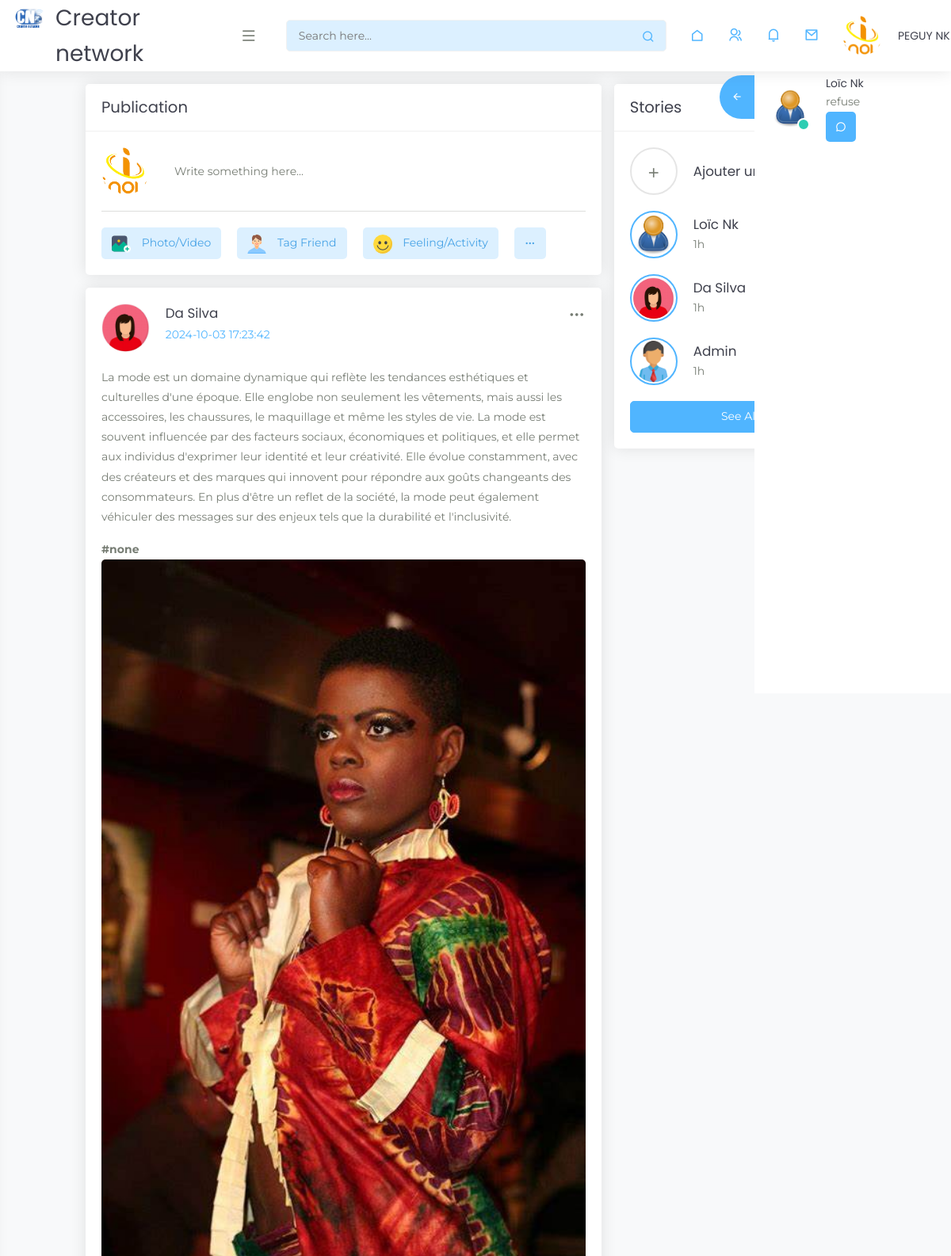
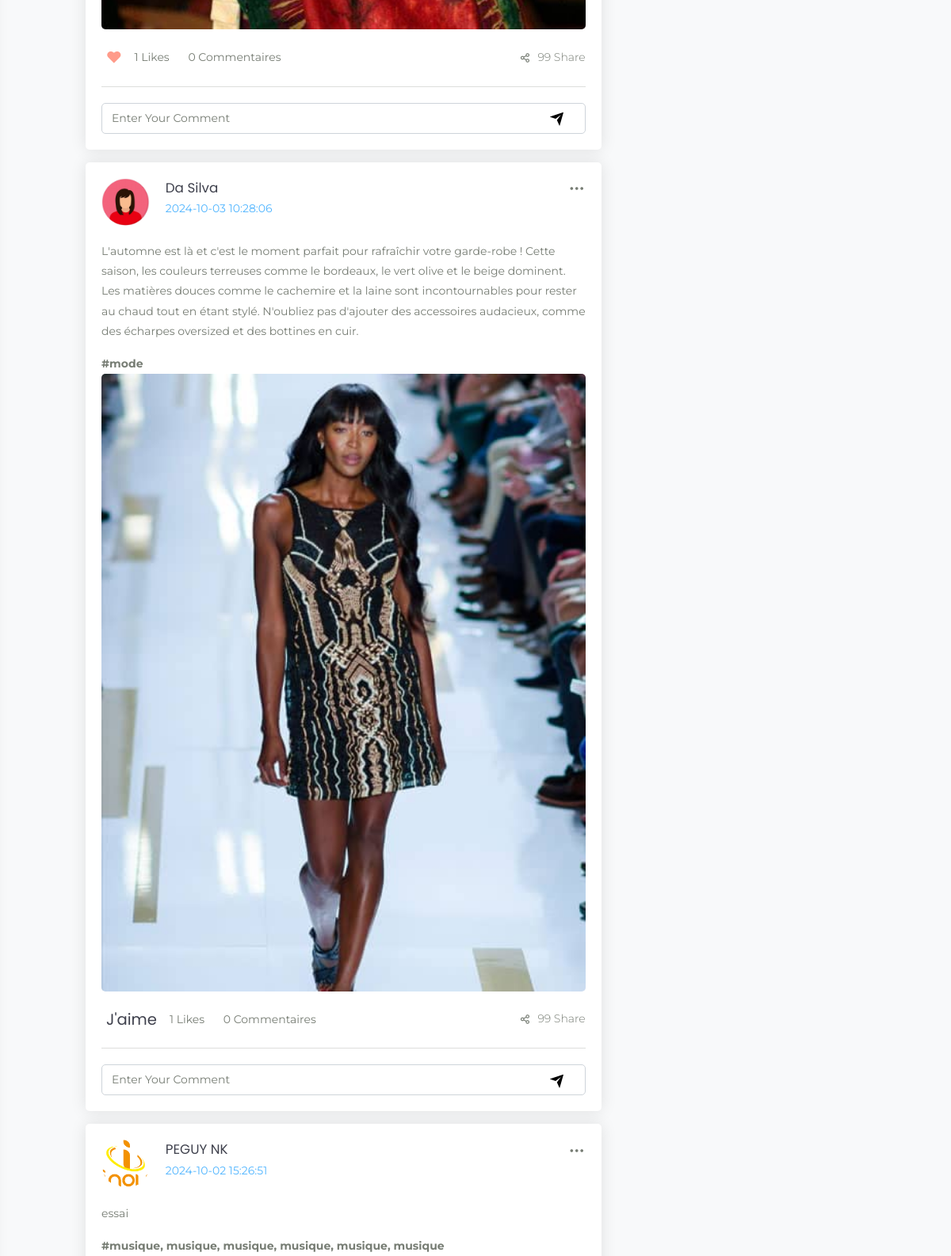
Page /index.php (signed in, upper part) on the committed database (2 pictures, top to bottom).
### tables this page shows
CREATE TABLE IF NOT EXISTS `demandes_amitie` (
  `id` int NOT NULL AUTO_INCREMENT,
  `id_demandeur` int NOT NULL,
  `id_destinataire` int NOT NULL,
  `statut` enum('en_attente','accepte','refuse') DEFAULT 'en_attente',
  `date_creation` datetime DEFAULT CURRENT_TIMESTAMP,
  PRIMARY KEY (`id`),
  KEY `id_demandeur` (`id_demandeur`),
  KEY `id_destinataire` (`id_destinataire`),
  CONSTRAINT `demandes_amitie_ibfk_1` FOREIGN KEY (`id_demandeur`) REFERENCES `createurs` (`id_user`),
  CONSTRAINT `demandes_amitie_ibfk_2` FOREIGN KEY (`id_destinataire`) REFERENCES `createurs` (`id_user`)
);

CREATE TABLE IF NOT EXISTS `createurs` (
  `id_user` int NOT NULL AUTO_INCREMENT,
  `nom` varchar(100) NOT NULL,
  `email` varchar(100) NOT NULL,
  `motdepasse` varchar(255) NOT NULL,
  `bio` text,
  `date_inscription` timestamp NULL DEFAULT CURRENT_TIMESTAMP,
  `photo` text,
  `tel` int DEFAULT NULL,
  `role` varchar(50) DEFAULT NULL,
  PRIMARY KEY (`id_user`),
  UNIQUE KEY `email` (`email`)
);

CREATE TABLE IF NOT EXISTS `contenus` (
  `id` int NOT NULL AUTO_INCREMENT,
  `type` enum('texte','image','video') NOT NULL,
  `description` text,
  `image` varchar(255) DEFAULT NULL,
  `video` varchar(255) DEFAULT NULL,
  `utilisateur_id` int NOT NULL,
  `date_creation` timestamp NULL DEFAULT CURRENT_TIMESTAMP,
  PRIMARY KEY (`id`),
  KEY `utilisateur_id` (`utilisateur_id`),
  CONSTRAINT `contenus_ibfk_1` FOREIGN KEY (`utilisateur_id`) REFERENCES `createurs` (`id_user`) ON DELETE CASCADE
);

### inc/post.php (the view, shortened to what this page needs)
<?php
    function userLiked($contenu_id) {
        global $pdo;
        $utilisateur_id = $_SESSION['user_id'];
        $stmt = $pdo->prepare("SELECT * FROM likes WHERE contenu_id = ? AND utilisateur_id = ?");
        $stmt->execute([$contenu_id, $utilisateur_id]);
        return $stmt->fetch() !== false;
    }
    $sql = "SELECT c.id, c.type, c.description, c.image, c.video, c.date_creation, u.photo, u.nom AS utilisateur_nom,
               GROUP_CONCAT(t.nom SEPARATOR ', ') AS tags,
            (SELECT COUNT(*) FROM commentaires WHERE contenu_id = c.id) AS nombre_commentaires,
            (SELECT COUNT(*) FROM likes WHERE contenu_id = c.id) AS nombre_likes
        FROM contenus c
        JOIN createurs u ON c.utilisateur_id = u.id_user
        LEFT JOIN contenu_tags ct ON c.id = ct.contenu_id
        LEFT JOIN tags t ON ct.tag_id = t.id
        LEFT JOIN commentaires co ON c.id = co.contenu_id
        LEFT JOIN likes l ON c.id = l.contenu_id
        GROUP BY c.id, u.nom
        ORDER BY c.date_creation DESC";
    $stmt = $pdo->prepare($sql);
    $stmt->execute();
    $contenus = $stmt->fetchAll(PDO::FETCH_ASSOC);
?>
<?php foreach ($contenus as $contenu) {?>
    <div class="col-sm-12">
        <div class="card card-block card-stretch card-height">
            <div class="card-body">
                <div class="user-post-data">
                    <div class="d-flex justify-content-between">
                    <div class="me-3">
                        <img class="rounded-circle img-fluid" src="<?php echo $contenu['photo'];?>" style="width:70px;">
                    </div>
                    <div class="w-100">
                        <div class="d-flex justify-content-between">
                            <div class="">
                                <h5 class="mb-0 d-inline-block"><?php echo $contenu['utilisateur_nom'];?></h5>
                                <p class="mb-0 text-primary"><?php echo $contenu['date_creation'];?></p>
                            </div>
                            <div class="card-post-toolbar">
                                <div class="dropdown">
                                <span class="dropdown-toggle" data-bs-toggle="dropdown" aria-haspopup="true" aria-expanded="false" role="button">
                                <i class="ri-more-fill"></i>
                                </span>
                                </div>
                            </div>
                        </div>
                    </div>
                    </div>
                </div>
                <div class="mt-3">
                    <p><?php echo $contenu['description'];?></p>
                    <p class="card-text"><strong>#<?php echo htmlspecialchars($contenu['tags']); ?></strong></p>
                </div>
                <div class="user-post">
                    <div class=" d-grid grid-rows-2 grid-flow-col gap-3">
                        <div class="row-span-2 row-span-md-1">
                            <img src="<?php echo $contenu['image'];?>" alt="post-image" class="img-fluid rounded w-100">
                        </div>
                    </div>
                </div>
                <div class="comment-area mt-3">
                    <div class="d-flex justify-content-between align-items-center flex-wrap">
                    <div class="like-block position-relative d-flex align-items-center">
                        <div class="d-flex align-items-center">
                            <div class="like-data">
                                <div class="dropdown">
                                <button class="h4 bg-transparent border-0" onclick="toggleLike(<?php echo $contenu['id']; ?>)">
                                    <?php echo userLiked($contenu['id']) ? '<i class="fa fa-heart text-danger" aria-hidden="true"></i>' : 'J\'aime'; ?>
                                </button>
                                </div>
                            </div>
                            <div class="total-like-block ms-2 me-3">
                                <div class="dropdown">
                                <span class="dropdown-toggle" data-bs-toggle="dropdown" aria-haspopup="true" aria-expanded="false" role="button">
                                <?php echo $contenu['nombre_likes']; ?> Likes
                                </span>
                                </div>
                            </div>
                        </div>
                        <div class="total-comment-block">
                            <div class="dropdown">
                                <span class="dropdown-toggle" data-bs-toggle="dropdown" aria-haspopup="true" aria-expanded="false" role="button">
                                <?php echo $contenu['nombre_commentaires']; ?> Commentaires
                                </span>
                            </div>
                        </div>
                    </div>
                    <div class="share-block d-flex align-items-center feather-icon mt-2 mt-md-0">
                        <a href="javascript:void();" data-bs-toggle="offcanvas" data-bs-target="#share-btn" aria-controls="share-btn"><i class="ri-share-line"></i>
                        <span class="ms-1">99 Share</span></a>
                    </div>
                    </div>
                    <hr>
                    <form class="comment-text d-flex align-items-center mt-3" action="scripts/addcomment.php" method="POST">
                        <input type="text" class="form-control rounded" placeholder="Enter Your Comment" id="commentaire" name="commentaire">
                        <div class="comment-attagement d-flex">
                            <button type="submit" class="bg-transparent border-0"><i class="ri-send-plane-fill me-3"></i></button>
                        </div>
                    </form>
                </div>
            </div>
        </div>
    </div>
<?php }?>

### inc/Myfriend.php (shortened to what this page needs)
 <?php
function recupererDemandesEmises($pdo, $id_utilisateur) {
   $sql = "SELECT d.*,photo, id_user, u.nom AS nom_destinataire
         FROM demandes_amitie d
         JOIN createurs u ON d.id_destinataire = u.id_user
         WHERE d.id_demandeur = :id_utilisateur";
   $stmt = $pdo->prepare($sql);
   $stmt->bindParam(':id_utilisateur', $id_utilisateur, PDO::PARAM_INT);
   $stmt->execute();
   return $stmt->fetchAll(PDO::FETCH_ASSOC);
}
$demandes_emises = recupererDemandesEmises($pdo, $_SESSION['user_id']);
 ?>
<div class="right-sidebar-mini right-sidebar">
     <div class="right-sidebar-panel p-0">
        <div class="card shadow-none">
           <div class="card-body p-0">
              <div class="media-height p-3" data-scrollbar="init">
               <?php if (count($demandes_emises) > 0): ?>
                  <?php foreach ($demandes_emises as $demande): ?>
                     <div class="d-flex align-items-center mb-4">
                        <div class="iq-profile-avatar status-online">
                           <img class="rounded-circle avatar-50" src="<?php echo $demande['photo'];?>" alt="">
                        </div>
                        <div class="ms-3">
                           <h6 class="mb-0"><?php echo htmlspecialchars($demande['nom_destinataire']); ?></h6>
                           <p class="mb-0"><?php echo htmlspecialchars($demande['statut']); ?></p>
                           <a href="sms.php?id=<?php echo $demande['id_user'];?>" class="btn btn-primary border-0 "><i class="ri-chat-3-line"></i></a>
                        </div>
                     </div>
                  <?php endforeach; ?>
               <?php else: ?>
                  <p>Aucune demande d'amitié émise.</p>
               <?php endif; ?>
              </div>
              <div class="right-sidebar-toggle bg-primary text-white mt-3">
                 <i class="ri-arrow-left-line side-left-icon"></i>
              </div>
           </div>
        </div>
     </div>
</div>

### inc/status.php
<?php
function recupererUtilisateurs($pdo, $id_utilisateur) {
    $sql = "SELECT id_user,photo, nom,bio FROM createurs WHERE id_user != :id_utilisateur";
    $stmt = $pdo->prepare($sql);
    $stmt->bindParam(':id_utilisateur', $id_utilisateur, PDO::PARAM_INT);
    $stmt->execute();
    return $stmt->fetchAll(PDO::FETCH_ASSOC);
}
$utilisateurs = recupererUtilisateurs($pdo, $_SESSION['user_id']);
?>
<div class="card">
                     <div class="card-header d-flex justify-content-between">
                        <div class="header-title">
                           <h4 class="card-title">Stories</h4>
                        </div>
                     </div>
                     <div class="card-body">
                        <ul class="media-story list-inline m-0 p-0">
                           <li class="d-flex mb-3 align-items-center">
                              <i class="ri-add-line"></i>
                              <div class="stories-data ms-3">
                                 <h5>Ajouter une storie</h5>
                              </div>
                           </li>
                           <?php foreach ($utilisateurs as $utilisateur) {?>
                           <li class="d-flex mb-3 align-items-center active">
                              <img src="<?php echo $utilisateur['photo'];?>" alt="story-img" class="rounded-circle img-fluid">
                              <div class="stories-data ms-3">
                                 <h5><?php echo $utilisateur['nom'];?></h5>
                                 <p class="mb-0">1h</p>
                              </div>
                           </li>
                           <?php  }?>
                        </ul>
                        <a href="#" class="btn btn-primary d-block mt-3">See All</a>
                     </div>
                  </div>

### rows in the picture
demandes_amitie: id_destinataire.photo (picture), id_destinataire.nom "Loïc Nk", statut "refuse"
contenus: utilisateur.photo (picture), utilisateur.nom "Da Silva", date_creation "2024-10-03 17:23:42", description "La mode est un domaine dynamique qui reflète les tendances esthétiques et culturelles d'une époque. Elle englobe non seulement les vêtements, mais aussi les accessoires, les chaussures, le maquillage et même les styles de vie. La mode est souvent influencée par des facteurs sociaux, économiques et politiques, et elle permet aux individus d'exprimer leur identité et leur créativité. Elle évolue constamment, avec des créateurs et des marques qui innovent pour répondre aux goûts changeants des consommateurs. En plus d'être un reflet de la société, la mode peut également véhiculer des messages sur des enjeux tels que la durabilité et l'inclusivité.", tags "none", image (picture), nombre_likes "1", nombre_commentaires "0"
contenus: utilisateur.photo (picture), utilisateur.nom "Da Silva", date_creation "2024-10-03 10:28:06", description "L'automne est là et c'est le moment parfait pour rafraîchir votre garde-robe ! Cette saison, les couleurs terreuses comme le bordeaux, le vert olive et le beige dominent. Les matières douces comme le cachemire et la laine sont incontournables pour rester au chaud tout en étant stylé. N'oubliez pas d'ajouter des accessoires audacieux, comme des écharpes oversized et des bottines en cuir.", tags "mode", image (picture), shows "J", nombre_likes "1", nombre_commentaires "0"
contenus: utilisateur.photo (picture), utilisateur.nom "PEGUY NK", date_creation "2024-10-02 15:26:51", description "essai", tags "musique, musique, musique, musique, musique, musique"
createurs: photo (picture), nom "Loïc Nk"
createurs: photo (picture), nom "Da Silva"
createurs: photo (picture), nom "Admin"

### other values in the picture
$_SESSION['user_name'] "PEGUY NK"
